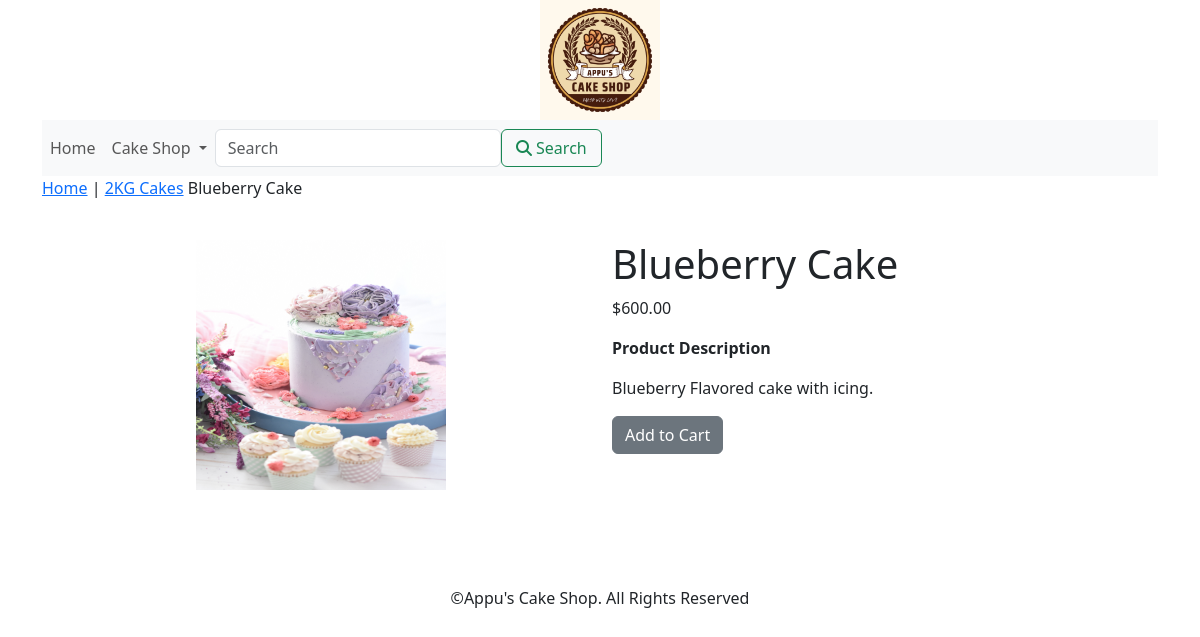
The page /2kg-cakes/blueberry-cake/ on the database its author committed.
### cakeapp/models.py (models this page shows, shortened)
class Products(models.Model):
    name=models.CharField(max_length=250,unique=True)
    slug=models.SlugField(max_length=250,unique=True)
    desc=models.TextField(blank=True)
    price=models.DecimalField(max_digits=10,decimal_places=2)
    category=models.ForeignKey(Category,on_delete=models.CASCADE)
    image=models.ImageField(upload_to='product',blank=True)
    stock=models.IntegerField()
    available=models.BooleanField(default=True)
    created=models.DateTimeField(auto_now_add=True)
    updated=models.DateTimeField(auto_now=True)
    class Meta:
        ordering=('name',)
        verbose_name='product'
        verbose_name_plural='products'

class Category(models.Model):
    name=models.CharField(max_length=250,unique=True)
    slug = models.SlugField(max_length=250, unique=True)
    desc=models.TextField(blank=True)
    image=models.ImageField(upload_to='category',blank=True)
    class Meta:
        ordering=('name',)
        verbose_name='category'
        verbose_name_plural='categories'
    def get_url(self):
        return reverse('cakeapp:products_by_category', args=[self.slug])
    def __str__(self):
        return '{}'.format(self.name)

### cakeapp/views.py (the view)
# urls.py: path('<slug:c_slug>/<slug:product_slug>/',views.prodetail,name='procatdetail')
def prodetail(request,c_slug,product_slug):
    try:
        product=Products.objects.get(category__slug=c_slug,slug=product_slug)
    except Exception as e:
        raise e
    return render(request,'product.html',{'product1':product})

### cakeapp/context_processors.py (called while the page is built)
def menu_links(request):
    links=Category.objects.all()
    return dict(links=links)

### cart_app/context_processors.py (called while the page is built)
def counter(request):
    item_count=0
    if 'admin' in request.path:
        return {}
    else:
        try:
            cart=Cart.objects.filter(Cart_id=_cart_id(request))
            cart_item=CartItem.objects.all().filter(cart=cart[:1])
            for citem in cart_item:
                item_count += citem.quantity
        except Cart.DoesNotExist:
            item_count=0
    return dict(item_count=item_count)

### cart_app/views.py (called while the page is built)
def _cart_id(request):
    cart=request.session.session_key
    if not cart:
        cart=request.session.create()
    return cart

### templates/product.html (shortened to what this page needs)
{% extends 'base.html' %}
{% load static %}
{% block content %}
    <div class="row my_prod_row_class">
        <div class="mx-auto">
            <p><a href="{% url 'cakeapp:allprodcat' %}">Home</a> | <a href="{{product1.category.get_url}}">{{product1.category}}</a>
            {{product1.name}}</p>
        </div>
    </div>
    <div class="container">
    <br>
        <div class="row">
            <div class="col-12 col-sm-12 col-md-12 col-lg-6 text-center">
                <div style="min-width:18 rem;">
                    <img src="{{product1.image.url}}" alt="{{product1.name}}" width="250px;" height="250px;">
                </div>
            </div>
            <div class="col-12 col-sm-12 col-md-12 col-lg-6">
                <div>
                    <h1 class="my_prod_title">{{product1.name}}</h1>
                    <p>${{product1.price}}</p>
                    <p class="my_title"><b>Product Description</b></p>
                    <p class="text-justify my_prod_text">{{product1.desc}}</p>
                    {% if product1.stock <= 0 %}
                        <p class="text-justify my_prod_text"><b>Out of Stock</b></p>
                    {% else %}
                        <a class="btn btn-secondary" href="{% url 'cart_app:add_cart' product1.id %}">Add to Cart</a>
                    {% endif %}
                </div>
            </div>
        </div>
    </div>
{% endblock %}

### rows shown on the page
Products: category "2KG Cakes", name "Blueberry Cake", image (picture), price "600.00", desc "Blueberry Flavored cake with icing."
